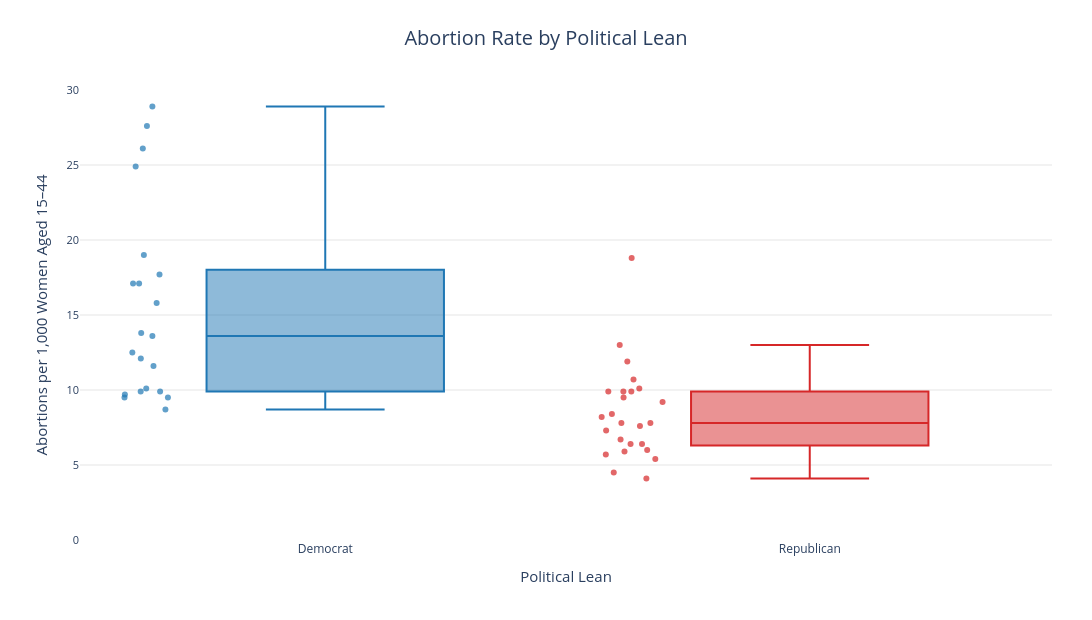

Notebook source saved alongside this figure:
### Code cell
col_y3 = "No. of abortions per 1,000 women aged 15–44, by state of residence, 2020"

df_box = df[df["political_lean"].isin(["Democrat", "Republican"])].copy()

fig3 = px.box(
    df_box,
    x="political_lean",
    y=col_y3,
    color="political_lean",
    color_discrete_map=color_map,
    points="all",
    category_orders={"political_lean": ["Democrat", "Republican"]},
    hover_name="U.S. State",
    title="Abortion Rate by Political Lean",
    labels={
        "political_lean": "Political Lean",
        col_y3: "Abortions per 1,000 Women Aged 15–44"
    }
)

fig3.update_traces(marker=dict(size=6, opacity=0.7))

fig3.update_xaxes(
    showgrid=False,
    title_font=dict(size=15),
    tickfont=dict(size=12)
)

fig3.update_yaxes(
    range=[0, 30],
    showgrid=True,
    gridcolor="#e5e5e5",
    zeroline=False,
    title_font=dict(size=15),
    tickfont=dict(size=11)
)

apply_clean_layout(fig3, width=1100, height=620, show_legend=False, bottom_margin=80)
fig3.update_layout(autosize=True)
fig3.show()

### Figure 1 — Plotly figure (JSON) as saved in the notebook; plotly's stock layout.template omitted (floating-point values rounded to 4 significant figures)
{"data": [{"alignmentgroup": "True", "boxpoints": "all", "hovertemplate": "<b>%{hovertext}</b><br><br>Political Lean=%{x}<br>Abortions per 1,000 Women Aged 15–44=%{y}<extra></extra>", "hovertext": ["California", "Colorado", "Connecticut", "Delaware", "District of Columbia", "Hawaii", "Illinois", "Maine", "Maryland", "Massachusetts", "Minnesota", "Nevada", "New Hampshire", "New Jersey", "New Mexico", "New York", "Oregon", "Rhode Island", "Vermont", "Virginia", "Washington"], "legendgroup": "Democrat", "marker": {"color": "#1f77b4", "opacity": 0.7, "size": 6}, "name": "Democrat", "notched": false, "offsetgroup": "Democrat", "orientation": "v", "showlegend": true, "type": "box", "x": ["Democrat", "Democrat", "Democrat", "Democrat", "Democrat", "Democrat", "Democrat", "Democrat", "Democrat", "Democrat", "Democrat", "Democrat", "Democrat", "Democrat", "Democrat", "Democrat", "Democrat", "Democrat", "Democrat", "Democrat", "Democrat"], "x0": " ", "xaxis": "x", "y": [19.0, 9.9, 17.1, 15.8, 26.1, 12.1, 17.1, 10.1, 24.9, 12.5, 9.5, 17.7, 8.7, 28.9, 9.9, 27.6, 9.7, 13.6, 9.5, 13.8, 11.6], "y0": " ", "yaxis": "y"}, {"alignmentgroup": "True", "boxpoints": "all", "hovertemplate": "<b>%{hovertext}</b><br><br>Political Lean=%{x}<br>Abortions per 1,000 Women Aged 15–44=%{y}<extra></extra>", "hovertext": ["Alabama", "Alaska", "Arkansas", "Florida", "Idaho", "Indiana", "Iowa", "Kansas", "Kentucky", "Louisiana", "Mississippi", "Missouri", "Montana", "Nebraska", "North Carolina", "North Dakota", "Ohio", "Oklahoma", "South Carolina", "South Dakota", "Tennessee", "Texas", "Utah", "West Virginia", "Wyoming"], "legendgroup": "Republican", "marker": {"color": "#d62728", "opacity": 0.7, "size": 6}, "name": "Republican", "notched": false, "offsetgroup": "Republican", "orientation": "v", "showlegend": true, "type": "box", "x": ["Republican", "Republican", "Republican", "Republican", "Republican", "Republican", "Republican", "Republican", "Republican", "Republican", "Republican", "Republican", "Republican", "Republican", "Republican", "Republican", "Republican", "Republican", "Republican", "Republican", "Republican", "Republican", "Republican", "Republican", "Republican"], "x0": " ", "xaxis": "x", "y": [9.5, 9.2, 7.8, 18.8, 6.0, 8.2, 5.9, 7.3, 6.7, 8.4, 9.9, 9.9, 7.6, 5.4, 13.0, 6.4, 9.9, 10.7, 11.9, 4.1, 7.8, 10.1, 4.5, 5.7, 6.4], "y0": " ", "yaxis": "y"}], "layout": {"autosize": true, "boxmode": "overlay", "font": {"size": 13}, "height": 620, "legend": {"bgcolor": "rgba(255,255,255,0.9)", "bordercolor": "#d9d9d9", "borderwidth": 1, "font": {"size": 11}, "orientation": "v", "title": {"font": {"size": 12}, "text": "Political Lean"}, "tracegroupgap": 0, "x": 0.98, "xanchor": "right", "y": 0.98, "yanchor": "top"}, "margin": {"b": 80, "l": 80, "r": 40, "t": 90}, "paper_bgcolor": "white", "plot_bgcolor": "white", "showlegend": false, "title": {"font": {"size": 20}, "text": "Abortion Rate by Political Lean", "x": 0.5, "xanchor": "center"}, "width": 1100, "xaxis": {"anchor": "y", "categoryarray": ["Democrat", "Republican"], "categoryorder": "array", "domain": [0, 1], "showgrid": false, "tickfont": {"size": 12}, "title": {"font": {"size": 15}, "text": "Political Lean"}}, "yaxis": {"anchor": "x", "domain": [0, 1], "gridcolor": "#e5e5e5", "range": [0, 30], "showgrid": true, "tickfont": {"size": 11}, "title": {"font": {"size": 15}, "text": "Abortions per 1,000 Women Aged 15–44"}, "zeroline": false}}}
